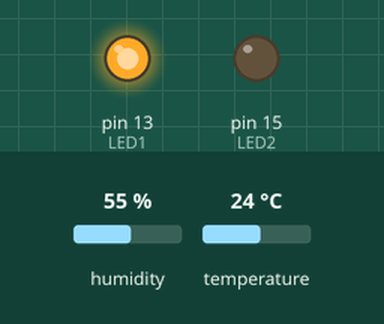
The sketch below on a simulated Arduino Uno, built with avr-gcc and run on an emulated ATmega328P. On the bench: output pins drawn as LEDs (lit = HIGH). The inputs (shaded band) are chosen by the test bench; at power-on: temperature 24 °C, humidity 55 %.

Above: at 2.8 s.
2.9 s: temperature set to 28 °C
At 4.4 s:
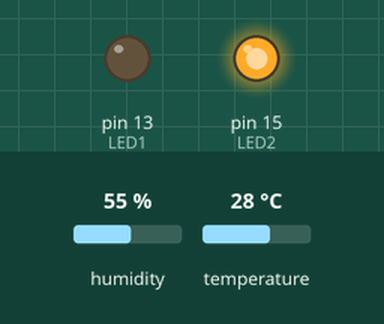
5.6 s: temperature set to 12 °C
At 6.8 s:
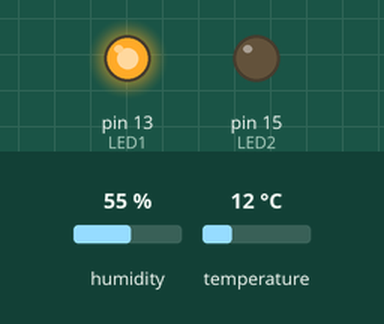
8.3 s: temperature set to 33 °C
At 10.4 s:
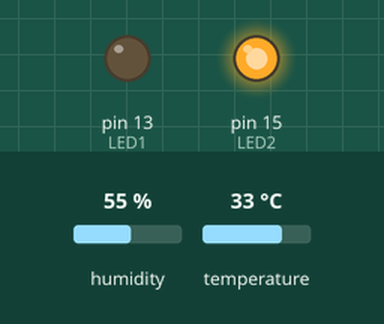
Timing chart, 0 to 11.9 s (numbered marks = the images above; inputs shaded):
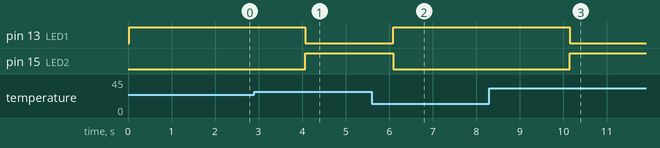

The sketch:

Lab7.ino
```cpp
//26 red
#include "DHT.h"


#define DHTPIN 2

#define DHTTYPE DHT11

DHT dht(DHTPIN, DHTTYPE);
int LED1 = 13;  //D7
int LED2 = 15;  //D8
void setup() {
pinMode(LED1, OUTPUT);
pinMode(LED2, OUTPUT);
}


void loop()
{    float t = dht.readTemperature();
   if ( isnan(t)) {

     Serial.println("Failed to read from DHT sensor!");

      return;

   }
   if (t>26)
      {digitalWrite(LED2, HIGH);
      digitalWrite(LED1, LOW);}
   else
    {digitalWrite(LED1, HIGH);
     digitalWrite(LED2, LOW);}

   Serial.print("Temperature: ");

   Serial.print(t);
   Serial.print(" *C ");
      delay(1000);
}
```

Measured:
- the behaviour switches between 26 and 27 °C on temperature (found by bisection; images 0 and 1)
- after the input at 2.9 s, pin 13 (LED1): HIGH → LOW after 1.2 s; pin 15 (LED2): LOW → HIGH after 1.2 s
- after the input at 5.6 s, pin 13 (LED1): LOW → HIGH after 0.50 s; pin 15 (LED2): HIGH → LOW after 0.50 s
- after the input at 8.3 s, pin 13 (LED1): HIGH → LOW after 1.8 s; pin 15 (LED2): LOW → HIGH after 1.8 s
